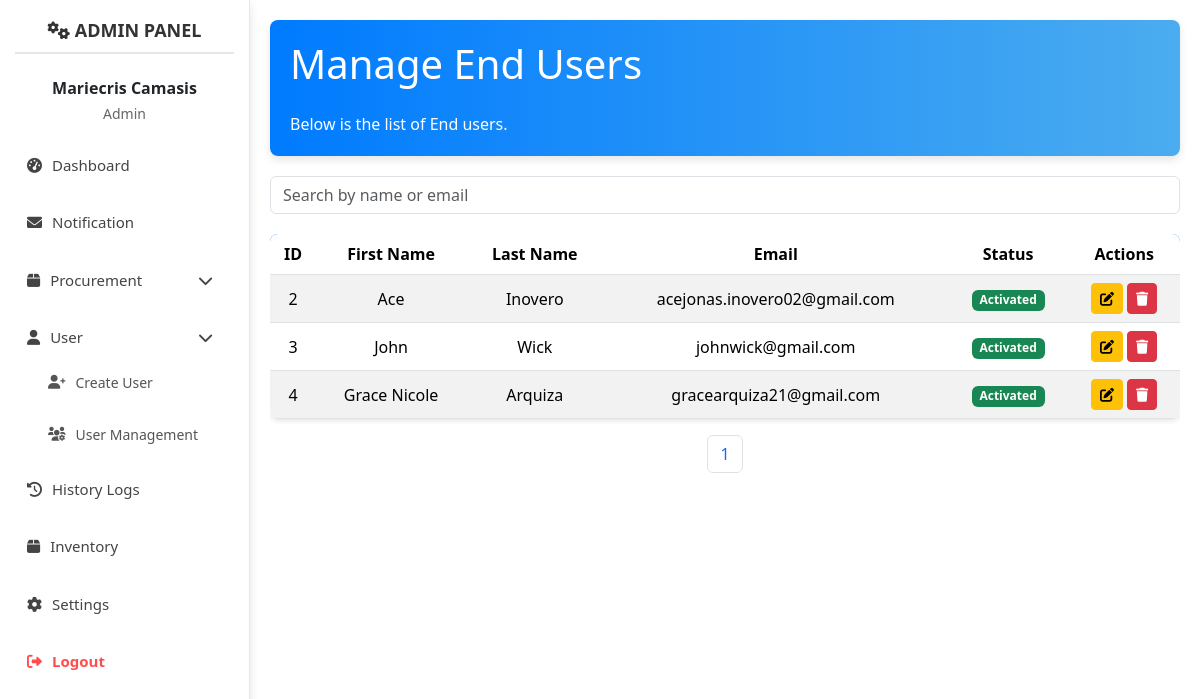
/admin/manage_end_user.php (signed in), run on the app's committed database.
### tables this page shows
CREATE TABLE `end_users` (
  `id` int(11) UNSIGNED NOT NULL,
  `first_name` varchar(50) NOT NULL,
  `last_name` varchar(50) NOT NULL,
  `email` varchar(100) NOT NULL,
  `password` varchar(255) NOT NULL,
  `remember_me` tinyint(1) DEFAULT 0,
  `status` enum('activate','disabled') DEFAULT 'disabled',
  `created_at` timestamp NOT NULL DEFAULT current_timestamp(),
  `updated_at` timestamp NOT NULL DEFAULT current_timestamp() ON UPDATE current_timestamp()
);

### admin/manage_end_user.php (the view, shortened to what this page needs)
<?php
require_once '../admin/src/config/pdo.php';
$sql = "SELECT * FROM end_users";
$stmt = $pdo->prepare($sql);
$stmt->execute();
$end_users = $stmt->fetchAll(PDO::FETCH_ASSOC);
$items_per_page = 20;
$total_users = count($end_users);
$total_pages = ceil($total_users / $items_per_page);
$current_page = isset($_GET['page']) ? (int)$_GET['page'] : 1;
$offset = ($current_page - 1) * $items_per_page;
$paginated_users = array_slice($end_users, $offset, $items_per_page);
?>
<!DOCTYPE html>
<html lang="en">
<head>
    <link rel="stylesheet" href="https://cdn.jsdelivr.net/npm/bootstrap@5.3.3/dist/css/bootstrap.min.css">
    <link rel="stylesheet" href="https://cdnjs.cloudflare.com/ajax/libs/font-awesome/6.0.0-beta3/css/all.min.css">
    <link rel="stylesheet" href="src/css/pr.css">
</head>
<body>
    <div class="d-flex">
        <?php include 'sidebar.php'; ?>
        <div class="content flex-grow-1 animate__animated animate__fadeIn">
            <div class="header-card">
                <h1 class="mb-4">Manage End Users</h1>
                <p class="mb-0">Below is the list of End users.</p>
            </div>
            <div class="search-bar">
                <input type="text" id="search" class="form-control" placeholder="Search by name or email" onkeyup="filterUsers()">
            </div>
            <div class="table-responsive">
                <table class="table table-striped" id="userTable">
                    <thead>
                        <tr>
                            <th>ID</th>
                            <th>First Name</th>
                            <th>Last Name</th>
                            <th>Email</th>
                            <th>Status</th>
                            <th>Actions</th>
                        </tr>
                    </thead>
                    <tbody>
                        <?php if (count($paginated_users) > 0): ?>
                            <?php foreach ($paginated_users as $user): ?>
                                <tr>
                                    <td><?php echo htmlspecialchars($user['id']); ?></td>
                                    <td><?php echo htmlspecialchars($user['first_name']); ?></td>
                                    <td><?php echo htmlspecialchars($user['last_name']); ?></td>
                                    <td><?php echo htmlspecialchars($user['email']); ?></td>
                                    <td>
                                        <?php if ($user['status'] === 'activate'): ?>
                                            <span class="badge bg-success">Activated</span>
                                        <?php else: ?>
                                            <span class="badge bg-danger">Disabled</span>
                                        <?php endif; ?>
                                    </td>
                                    <td>
                                        <a href="edit_end_user.php?id=<?php echo $user['id']; ?>" class="btn btn-warning btn-sm" title="Edit">
                                            <i class="fas fa-edit"></i>
                                        </a>
                                        <a href="#" class="btn btn-danger btn-sm" title="Delete" onclick="confirmDelete(<?php echo $user['id']; ?>); return false;">
                                            <i class="fas fa-trash"></i>
                                        </a>
                                    </td>
                                </tr>
                            <?php endforeach; ?>
                        <?php else: ?>
                            <tr>
                                <td colspan="6" class="text-center">No End users found.</td>
                            </tr>
                        <?php endif; ?>
                    </tbody>
                </table>
            </div>
            <nav aria-label="Page navigation">
                <ul class="pagination">
                    <?php for ($i = 1; $i <= $total_pages; $i++): ?>
                        <li class="page-item <?php echo $i === $current_page ? 'active' : ''; ?>">
                            <a class="page-link" href="?page=<?php echo $i; ?>"><?php echo $i; ?></a>
                        </li>
                    <?php endfor; ?>
                </ul>
            </nav>
        </div>
    </div>
</body>
</html>

### admin/src/css/pr.css (style rules this page uses)
body { background-color: #f8f9fa; }
.content { margin-left: 250px; padding: 20px; }
.header-card { background: linear-gradient(90deg, #007bff, #4bacef); color: white; padding: 20px; border-radius: 8px; margin-bottom: 20px; box-shadow: 0 4px 8px rgba(0, 0, 0, 0.1); }
.search-bar { position: relative; flex-grow: 1; }
.search-bar input { padding-right: 35px; }
table { box-shadow: 0 2px 5px rgba(0, 0, 0, 0.1); border-radius: 8px; overflow: hidden; }
table thead { background-color: #007bff; color: white; }
table td, table th { text-align: center; vertical-align: middle; }
.btn { border-radius: 30px; }

### admin/manage_end_user.php (style rules this page uses)
.content { margin-left: 250px; padding: 20px; }
.search-bar { margin-bottom: 20px; }
.pagination { justify-content: center; }

### data on the page
end_users: id "2", first_name "Ace", last_name "Inovero", email "acejonas.inovero02@gmail.com", status "Activated"
end_users: id "3", first_name "John", last_name "Wick", email "johnwick@gmail.com", status "Activated"
end_users: id "4", first_name "Grace Nicole", last_name "Arquiza", email "gracearquiza21@gmail.com", status "Activated"

### other printed values
$first_name . ' ' . $last_name "Mariecris Camasis"
